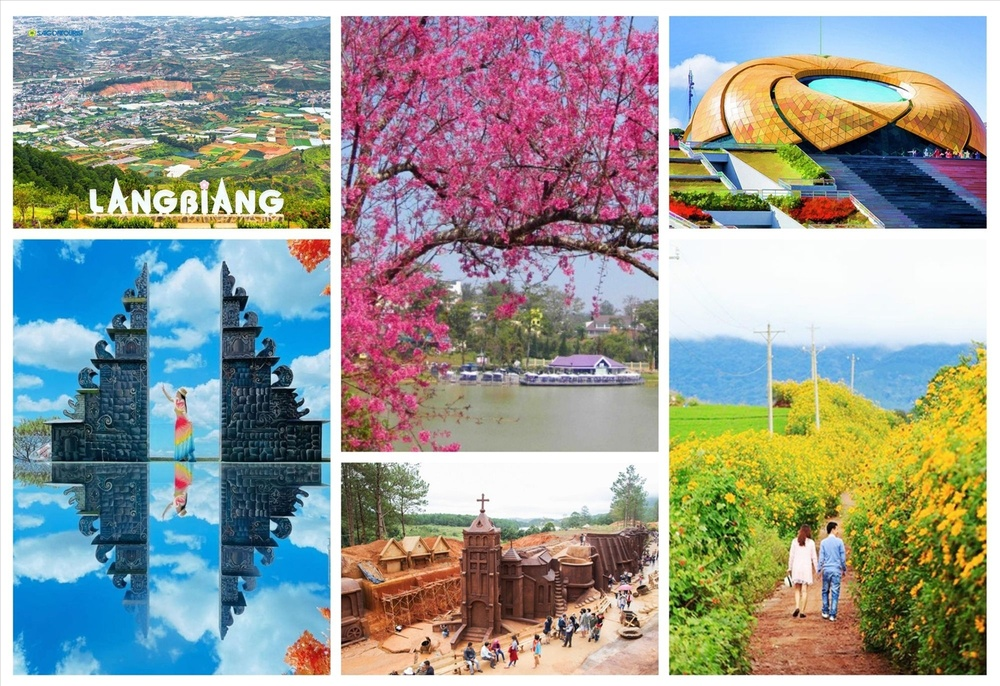
#> input picture dalat.jpg, 1000 x 686 px, shrunk from 1500 x 1029 before the run
$ python -i bai2.py   (imports and definitions only)
#> lines starting #> are read from the running program, lines starting #| are printed output that depends on the picture; after the words box and inside, x2 and y2 are one past the last pixel; in counts of white or black regions, pixels touching at a corner belong together
import cv2
import numpy as np
import matplotlib.pyplot as plt
from skimage.filters import threshold_local
from PIL import Image # Để đọc ảnh và chuyển đổi chế độ dễ dàng

def process_ho_xuan_huong_with_crop():
    # --- Cấu hình ---
    IMAGE_PATH = 'dalat.jpg' # Đảm bảo tên file này khớp với ảnh của bạn
    ROTATION_ANGLE = 45 # Góc xoay 45 độ
    ADAPTIVE_BLOCK_SIZE = 61 # Kích thước khối cho Adaptive Thresholding (phải là số lẻ)
    ADAPTIVE_OFFSET = 10 # Offset (C) cho Adaptive Thresholding

    # --- 1. Đọc ảnh và cắt vùng Hồ Xuân Hương ---
    try:
        full_img_bgr = cv2.imread(IMAGE_PATH)
#> full_img_bgr is the input picture: shape (686, 1000, 3); mean B, G, R 149.9, 155.2, 151.2
        if full_img_bgr is None:
            raise FileNotFoundError(f"Không tìm thấy ảnh tại: {IMAGE_PATH}. Đảm bảo ảnh nằm cùng thư mục.")

        full_img_rgb = cv2.cvtColor(full_img_bgr, cv2.COLOR_BGR2RGB)

        img_height, img_width, _ = full_img_bgr.shape
#> img_height = 686; img_width = 1000

        # Ước lượng vùng cắt cho Hồ Xuân Hương từ ảnh 'dalat.jpg' bạn đã cung cấp:
        # Hồ Xuân Hương có vẻ nằm ở khoảng giữa bên trái của ảnh collage.
        # Bạn cần điều chỉnh các giá trị này dựa trên kích thước và vị trí thực tế của Hồ Xuân Hương
        # trong ảnh dalat.jpg của bạn.

        # Ví dụ ước lượng (điều chỉnh nếu cần):
        # x_crop, y_crop, w_crop, h_crop
        x_crop = int(img_width * 0.33) # Bắt đầu từ 1/3 chiều rộng
#> x_crop = 330
        y_crop = int(img_height * 0.25) # Bắt đầu từ 1/4 chiều cao
#> y_crop = 171
        w_crop = int(img_width * 0.33) # Rộng khoảng 1/3 ảnh
#> w_crop = 330
        h_crop = int(img_height * 0.5)  # Cao khoảng 1/2 ảnh
#> h_crop = 343

        ho_xuan_huong_region_bgr = full_img_bgr[y_crop : y_crop + h_crop, x_crop : x_crop + w_crop]
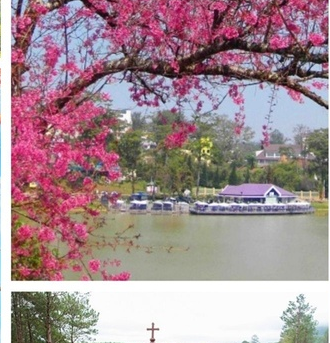
#> ho_xuan_huong_region_bgr: shape (343, 330, 3); mean B, G, R 146.2, 140.6, 164.1

        if ho_xuan_huong_region_bgr.size == 0:
            print("Lỗi: Vùng Hồ Xuân Hương được cắt ra rỗng. Vui lòng kiểm tra lại tọa độ cắt (x_crop, y_crop, w_crop, h_crop).")
            return

        # Chuyển vùng Hồ Xuân Hương đã cắt sang ảnh xám (PIL Image để dùng skimage.filters)
        # Hoặc dùng cv2.cvtColor(ho_xuan_huong_region_bgr, cv2.COLOR_BGR2GRAY) nếu dùng cv2.adaptiveThreshold
        # Vì đề bài gợi ý dùng threshold_local (skimage), chúng ta sẽ dùng PIL Image
        ho_xuan_huong_gray_pil = Image.fromarray(cv2.cvtColor(ho_xuan_huong_region_bgr, cv2.COLOR_BGR2RGB)).convert('L')
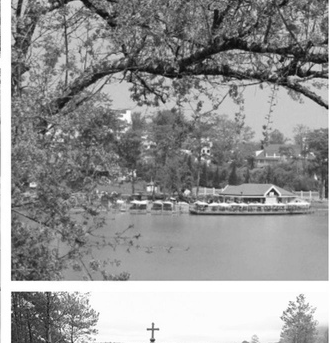
#> ho_xuan_huong_gray_pil: PIL image 330x343 L; min 9, max 255, mean 148.3
        ho_xuan_huong_gray_np = np.array(ho_xuan_huong_gray_pil)

    except FileNotFoundError as e:
        print(f"Lỗi: {e}. Vui lòng kiểm tra lại đường dẫn và tên tệp '{IMAGE_PATH}'.")
        print("Đảm bảo ảnh nằm cùng thư mục với script này.")
        return
    except Exception as e:
        print(f"Lỗi khi đọc, cắt hoặc chuyển đổi ảnh: {e}")
        return

    # --- 2. Áp dụng Adaptive Thresholding cho vùng Hồ Xuân Hương đã cắt ---
    try:
        # threshold_local từ skimage.filters
        adaptive_thresh_img_values = threshold_local(ho_xuan_huong_gray_np,
                                                     block_size=ADAPTIVE_BLOCK_SIZE,
                                                     offset=ADAPTIVE_OFFSET)
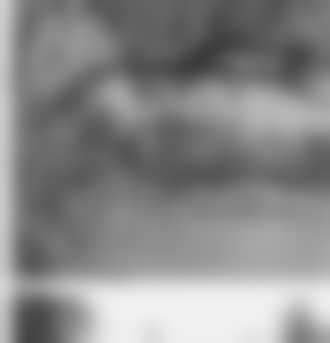
#> adaptive_thresh_img_values: shape (343, 330) float64; min 59.75, max 241.8, mean 138.3

        # Tạo ảnh nhị phân
        binary_adaptive_ho_xuan_huong = (ho_xuan_huong_gray_np > adaptive_thresh_img_values).astype(np.uint8) * 255
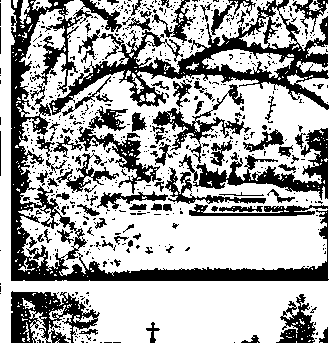
#> binary_adaptive_ho_xuan_huong: shape (343, 330); 66.2% white; 644 black regions (555 under 20 px), largest, box (x1, y1, x2, y2) and area: (11, 0, 329, 281) 10955, (49, 0, 329, 115) 7055, (179, 128, 328, 200) 2745
    except Exception as e:
        print(f"Lỗi khi áp dụng Adaptive Thresholding: {e}")
        return

    # --- 3. Xoay đối tượng (vùng đã phân ngưỡng) 45 độ ---
    (h_obj, w_obj) = binary_adaptive_ho_xuan_huong.shape
#> h_obj = 343; w_obj = 330

    # Xác định tâm xoay (tâm của vùng Hồ Xuân Hương đã cắt)
    center = (w_obj // 2, h_obj // 2)
#> center = (165, 171)

    # Lấy ma trận xoay
    M_rotate = cv2.getRotationMatrix2D(center, ROTATION_ANGLE, 1.0) # Góc 45 độ, tỷ lệ 1.0

    # Tính toán kích thước mới của ảnh sau khi xoay để không bị mất thông tin
    cos = np.abs(M_rotate[0, 0])
#> cos = 0.707
    sin = np.abs(M_rotate[0, 1])
#> sin = 0.707
    new_w = int((h_obj * sin) + (w_obj * cos))
#> new_w = 475
    new_h = int((h_obj * cos) + (w_obj * sin))
#> new_h = 475

    # Điều chỉnh ma trận tịnh tiến để ảnh xoay nằm ở giữa khung mới
    M_rotate[0, 2] += (new_w / 2) - center[0]
    M_rotate[1, 2] += (new_h / 2) - center[1]

    # Thực hiện xoay ảnh
    rotated_ho_xuan_huong = cv2.warpAffine(binary_adaptive_ho_xuan_huong, M_rotate,
                                            (new_w, new_h),
                                            borderMode=cv2.BORDER_CONSTANT,
                                            borderValue=0) # Nền đen
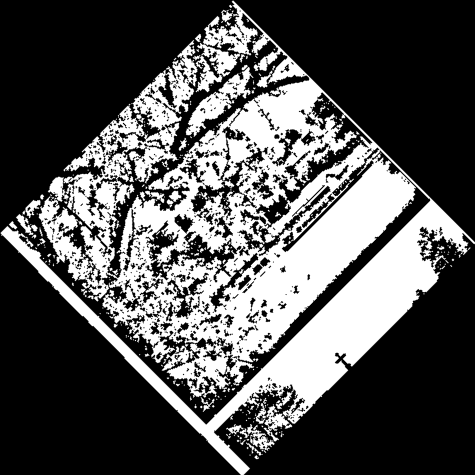
#> rotated_ho_xuan_huong: shape (475, 475); min 0, max 255, mean 84.7

    # --- 4. Hiển thị kết quả

>>> result = process_ho_xuan_huong_with_crop()
